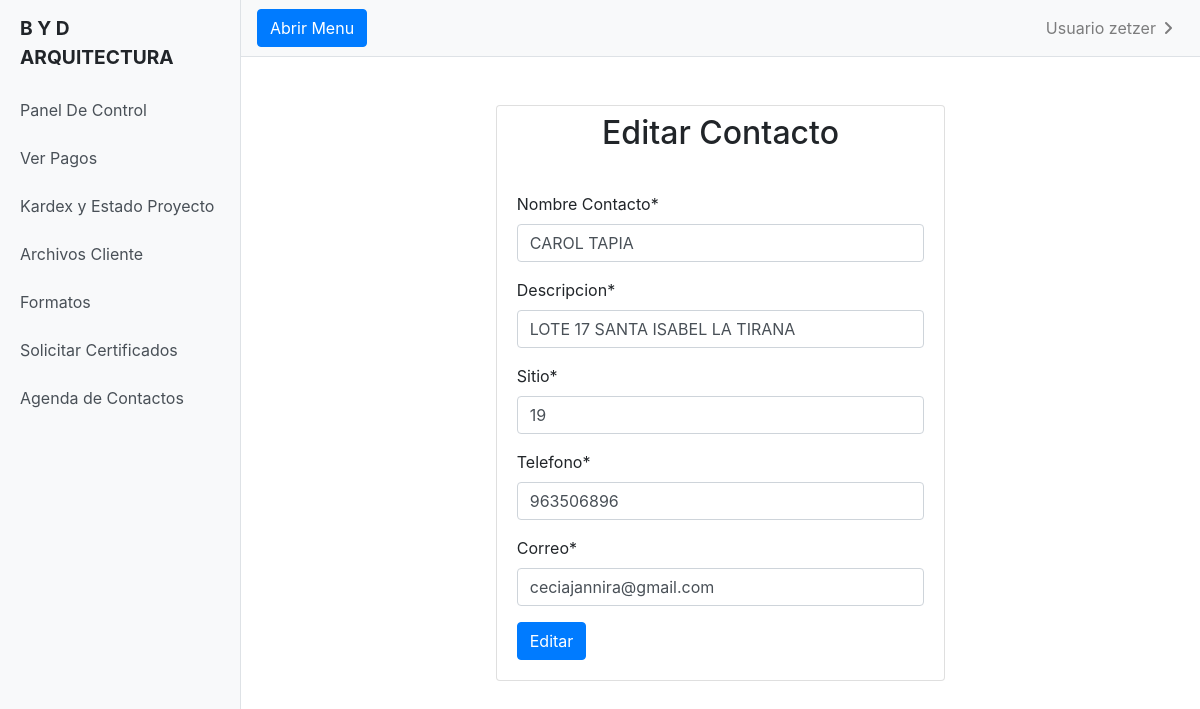
The page /editar_agenda/edit/4 (signed in) on the database its author committed.
### miapp/models.py (models this page shows, shortened)
class Agenda(models.Model):
    nombre_agenda = models.CharField(max_length=100,verbose_name="Nombre Contacto")
    proyecto_agenda= models.CharField(max_length=100,verbose_name="Descripcion")
    sitio = models.CharField(max_length=100)
    telefono = models.CharField(max_length=9)
    correo = models.EmailField(max_length=100)
    class Meta:
        ordering = ["-id"]

### miapp/views.py (the view)
# urls.py: path('editar_agenda/edit/<int:pk>', Editar_agenda.as_view(), name="editar_agenda"),
class Editar_agenda(UpdateView):
    model = Agenda
    form_class = AgendaForm
    template_name = 'miapp/agenda/editar_agenda.html'

### miapp/forms.py
class AgendaForm(forms.ModelForm):
    class Meta:
        model = Agenda
        fields = '__all__'

### miapp/templates/miapp/agenda/editar_agenda.html (shortened to what this page needs)
{% extends 'miapp/base.html' %}
{% load static %}
{% load crispy_forms_tags %}
{% block content %}
{% if user.is_authenticated %}
    <div class="row justify-content-center mt-5">
        <div class="col-12 col-md-6">
            <div class="card">
                <div class="card-title">
                    <h2 class="text-center mt-2">Editar Contacto</h2>
                </div>
                    <div class="card-body">
                        <form action="" method="POST"  enctype="multipart/form-data">
                            {{ form | crispy }}
                            <input type="submit" value="Editar" class="btn btn-primary">
                        </form>
                    </div>
            </div>
        </div>
        </div>
        {% endif %}
{% endblock %}

### miapp/templates/miapp/base.html (shortened to what this page needs)
{% load static %}
<!DOCTYPE html>
<html lang="en">
<head>
  <link rel="stylesheet" href="https://cdn.jsdelivr.net/npm/bootstrap@4.6.0/dist/css/bootstrap.min.css">
  <link href="{% static '/vendor/fontawesome-free/css/all.min.css' %}" rel="stylesheet" type="text/css">
  <link href="{% static '/vendor/datatables/dataTables.bootstrap4.css' %}" rel="stylesheet">
  <link href="{% static 'css/style.css' %}" rel="stylesheet">
  <link href="{% static '/css/sb-admin.css' %}" rel="stylesheet">
</head>
<body>
  <div class="d-flex" id="wrapper">
    <div class="bg-light border-right" id="sidebar-wrapper">
      <div class="sidebar-heading" style="text-shadow: black;">
        <strong>B Y D ARQUITECTURA</strong>
      </div>
      <div class="list-group list-group-flush">
        <a href="{% url 'home' %}" class="list-group-item list-group-item-action bg-light">Panel De Control</a>
        <a href="{% url 'pago' %}" class="list-group-item list-group-item-action bg-light">Ver Pagos</a>
        <a href="{% url 'estado_proyecto' %}" class="list-group-item list-group-item-action bg-light">Kardex y Estado Proyecto</a>
        <a href="{% url 'detalle_archivos' %}" class="list-group-item list-group-item-action bg-light">Archivos Cliente</a>
        <a href="{% url 'formato_lista' %}" class="list-group-item list-group-item-action bg-light">Formatos</a>
        <a href="{% url 'certificado_lista' %}" class="list-group-item list-group-item-action bg-light">Solicitar Certificados</a>
        <a href="{% url 'agenda_contacto' %}" class="list-group-item list-group-item-action bg-light">Agenda de Contactos</a>
      </div>
    </div>
    <div id="page-content-wrapper">
      <nav class="navbar navbar-expand-lg navbar-light bg-light border-bottom">
        <button class="btn btn-primary" id="menu-toggle">Abrir Menu</button>
        <div class="collapse navbar-collapse" id="navbarSupportedContent">
          <ul class="navbar-nav ml-auto mt-2 mt-lg-0">
            {% if user.is_authenticated %}
            <li class="nav-item dropdown">
              <a class="nav-link dropdown-toggle" href="#" id="navbarDropdown" role="button" data-toggle="dropdown" aria-haspopup="true" aria-expanded="false">
                Usuario {{ user }}
              </a>
            </li>
            {% else %}
          <li class="nav-item">
            <a class="nav-link" href="{% url 'login' %}">Login</a>
          </li>
            {% endif %}
          </ul>
        </div>
      </nav>
      <div class="container-fluid">
        {% block content %}
        {% endblock %}
      </div>
    </div>
  </div>
</body>
</html>

### miapp/static/css/style.css (style rules this page uses)
#wrapper { overflow-x: hidden; }
#sidebar-wrapper { min-height: 100vh; margin-left: -15rem; -webkit-transition: margin .25s ease-out; -moz-transition: margin .25s ease-out; -o-transition: margin .25s ease-out; transition: margin .25s ease-out; }
#sidebar-wrapper .sidebar-heading { padding: 0.875rem 1.25rem; font-size: 1.2rem; }
#sidebar-wrapper .list-group { width: 15rem; }
#page-content-wrapper { min-width: 100vw; }
@media (min-width: 768px) { #sidebar-wrapper { margin-left: 0; } }
@media (min-width: 768px) { #page-content-wrapper { min-width: 0; width: 100%; } }

### rows shown on the page
Agenda: nombre_agenda "CAROL TAPIA", proyecto_agenda "LOTE 17 SANTA ISABEL LA TIRANA", sitio "19", telefono "963506896", correo "ceciajannira@gmail.com"

### other values the page prints
{{ user }} "zetzer"
